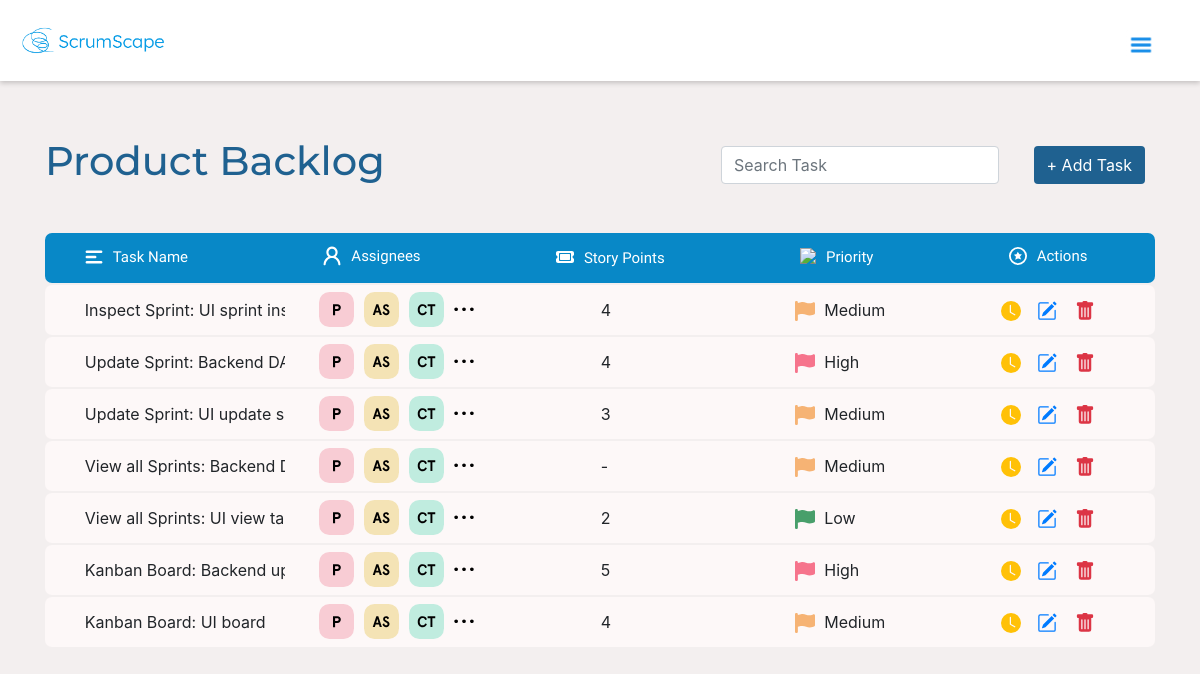
Before: /backlog/index.php (signed in) with the older database file.
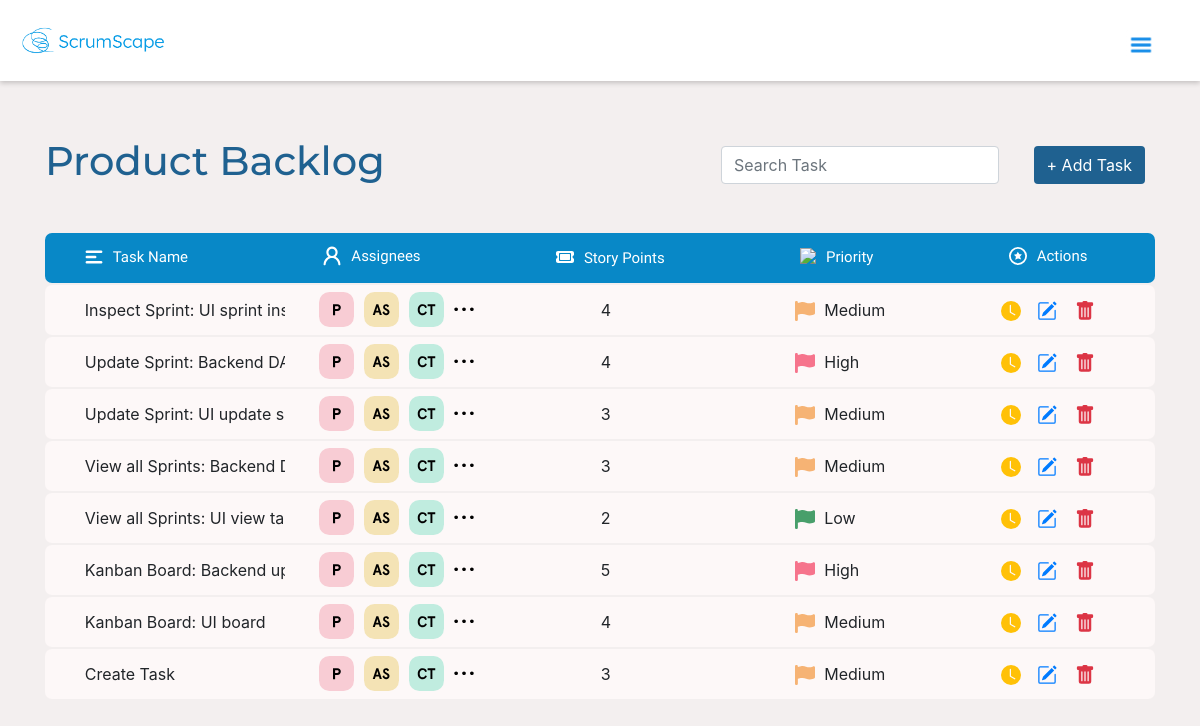
After: the same page with the newer database file.
### tables this page shows
CREATE TABLE `task` (
  `task_id` int(11) NOT NULL,
  `task_no` int(11) NOT NULL,
  `task_name` varchar(255) NOT NULL,
  `description` varchar(255) DEFAULT NULL,
  `story_points` decimal(5,2) NOT NULL,
  `type` enum('Story','Bug') DEFAULT 'Story',
  `priority` enum('Low','Medium','High') NOT NULL,
  `status` enum('Not Started','In Progress','Completed') DEFAULT 'Not Started',
  `created_at` timestamp NOT NULL DEFAULT current_timestamp(),
  `sprint_id` int(11) DEFAULT NULL,
  `completion_date` date DEFAULT NULL
);

### database/connection.php (called while the page is built, shortened)
<?php
$db_hostname = "localhost";
$db_username = "fit2101_project";
$db_password = "fit2101";
$db_name = "fit2101_project";

### database/dao.php (called while the page is built, shortened)
<?php
require_once("connection.php");
class dao
{
    private $_db_handle;
    private function connectDatabase() {
        try {
            global $db_hostname, $db_username, $db_password, $db_name;
            $dsn = "mysql:host=$db_hostname;dbname=$db_name";
            $this->_db_handle = new PDO($dsn, $db_username, $db_password);
        } catch (PDOException $e) {
            $this->_error = $e->getMessage();
        }
    }
    public function getAllTasks() {
        try {
            $this->_query = "SELECT * FROM task  WHERE sprint_id IS NULL";
            $this->_stmt = $this->_db_handle->prepare($this->_query);
            $this->_stmt->execute();
            return $this->_stmt->fetchAll(PDO::FETCH_OBJ);
        } catch (Exception $e) {
            $this->_error = $e->getMessage();
            return null;
        }
    }
}

### backlog/index.php (the view, shortened to what this page needs)
<?php
require_once('../database/dao.php');
$dao = new DAO();
$tasks = $dao->getAllTasks();
?>
<!DOCTYPE html>
<html lang="en">
<head>
    <link rel="stylesheet" href="https://cdn.jsdelivr.net/npm/bootstrap@4.3.1/dist/css/bootstrap.min.css"
>
</head>
<body>
    <?php
    require_once("../dashboard/navbar.php");
        ?>
    <div class="container mb-5">
        <div class="header-search">
            <h1>Product Backlog</h1>
            <input class="form-control search-bar col-sm-3" id="taskSearchInput" type="text" placeholder="Search Task" onkeyup="searchTasks()">
            <a href="create_task.php"> <button type="button" class="btn custom-btn">+ Add Task</button></a>
        </div>
        <table class="table" style="margin-bottom: 0">
            <thead>
            <tr class="table-header">
                <th class="d-flex align-items-center" style="border: none">
                    <h4 class="mb-0"><img src="/assets/task_icon.svg" class="header-icons"/>Task Name</h4>
                </th>
                <th class="d-flex align-items-center" style="border: none">
                    <h4 class="mb-0"><img src="/assets/assignee_icon.svg" class="header-icons"/>Assignees</h4>
                </th>
                <th class="d-flex align-items-center" style="border: none">
                    <h4 class="mb-0"><img src="/assets/storypt_icon.svg" class="header-icons"/>Story Points</h4>
                </th>
                <th class="d-flex align-items-center" style="border: none">
                    <h4 class="mb-0"><img src="/assets/priority_icon.svg" class="header-icons"/>Priority</h4>
                </th>
                <th class="d-flex align-items-center" style="border: none">
                    <h4 class="mb-0"><img src="/assets/actions_task.svg" class="header-icons"/>Actions</h4>
                </th>
            </tr>
            </thead>
            <tbody>
            <?php foreach ($tasks as $task): ?>
            <tr class="custom-row">
                <td class="d-flex align-items-center truncate table-cell task-name" style="border: none;">
                    <?= htmlspecialchars($task->task_name); ?>
                </td>
                <td class="d-flex align-items-center table-cell" style="border: none">
                    <div style="display: flex;  gap: 10px">
                        <img src="/assets/asgn1.svg" style="width: 35px"/>
                        <img src="/assets/asgn2.svg" style="width: 35px"/>
                        <img src="/assets/asgn3.svg" style="width: 35px"/>
                        <img src="/assets/etc.svg" style="width: 20px"/>
                    </div>
                </td>
                <td class="d-flex align-items-center table-cell" style="border: none">
                    <div style="margin-left: 70px;">
                        <?php
                        if ($task->story_points == NULL) {
                            echo '-';
                        }
                        else {
                            echo htmlspecialchars((int)$task->story_points);
                        }
                        ?>
                    </div>
                </td>
                <td class="d-flex align-items-center table-cell " style="border: none;">
                    <div style="margin-left: 52px;">
                        <span style="margin-right: 5px">
                        <?php
                            if($task->priority == "High") {
                        ?>      <img src="/assets/red-f.svg"/>
                        <?php
                            }
                        if($task->priority == "Medium") {
                            ?>      <img src="/assets/yell-f.svg"/>
                            <?php
                        }
                        if($task->priority == "Low") {
                            ?>      <img src="/assets/green-f.svg"/>
                            <?php
                        }
                        ?>
                        </span>
                        <?=htmlspecialchars($task->priority); ?>
                    </div>
                </td>
                <td class="d-flex align-items-center table-cell justify-content-center" style="border: none; gap: 4px">
                    <button type="button" class="btn btn-outline-warning" style="padding:5px;border: none">
                        <svg xmlns="http://www.w3.org/2000/svg" width="20" height="20" fill="currentColor" class="bi bi-clock-fill" viewBox="0 0 16 16">
                            <path d="M16 8A8 8 0 1 1 0 8a8 8 0 0 1 16 0M8 3.5a.5.5 0 0 0-1 0V9a.5.5 0 0 0 .252.434l3.5 2a.5.5 0 0 0 .496-.868L8 8.71z"/>
                        </svg>
                    </button>
                    <a href="update_task.php?id=<?= htmlspecialchars($task->task_id); ?>"">
                        <button type="button" class="btn btn-outline-primary" style="padding:7px; border: none;">
                        </button>
                    </a>
                    <a href="index.php?id=<?= htmlspecialchars($task->task_id); ?>" onclick="return confirm('Are you sure you want to delete this task?');">
                    <button type="button" class="btn btn-outline-danger" style="padding:7px; border: none">
                    </button>
                    </a>
                </td>
            </tr>
            <?php endforeach; ?>
            </tbody>
        </table>
    </div>
</body>
</html>

### dashboard/navbar.php (shortened to what this page needs)
<?php
require_once('../database/dao.php');
?>
<!DOCTYPE html>
<html lang="en">
<head>
    <link rel="stylesheet" href="https://cdn.jsdelivr.net/npm/bootstrap@4.0.0/dist/css/bootstrap.min.css">
</head>
<body>
<nav class="navbar navbar-light bg-white drop-shadow d-flex justify-content-between align-items-center">
    <a class="navbar-brand" href="/dashboard">
        <img src="../assets/logo.png" style="width: 150px;" class="d-inline-block align-top" alt="logo">
    </a>
    <div style="border: none" id="hamburger-btn" class="navbar-toggler mt-2 mr-3" onclick="openNav()">
        <img src="../assets/ham.png" alt="Menu" class="img-fluid navbar-toggle">
    </div>
</nav>
</body>
</html>

### backlog/index.php (style rules this page uses)
body { background-color: #F5F5F5; }
.header-search { display: flex; align-items: center; gap:10px; padding-top: 5%; }
.header-search h1 { font-family: "Montserrat"; color: #1F6190; width: 60%; }
.search-bar { border-radius: 25px; background-color: #E8E8E8; border: 0px; margin-right: 25px; }
.custom-btn { background-color:#1F6190; color:white; }
.table-header { background-color: #0888C7; margin-top: 40px; border-radius: 7px; display: flex; justify-content: space-between; align-items: center; height: 50px; padding-right: 5%; padding-left: 2.5%; }
.table-header h4 { font-family: "Lexend"; font-size:15px; color: white; }
.header-icons { width: 18px; margin-right: 10px; margin-bottom: 3px; }
.custom-row { background-color: #FDF8F8; border-radius: 7px; display: flex; justify-content: space-between; align-items: center; height: 50px; padding-left: 2.5%; margin-top: 2px; }
.custom-row td:first-child { border-top-left-radius: 7px; border-bottom-left-radius: 7px; }
.custom-row td:last-child { border-top-right-radius: 7px; border-bottom-right-radius: 7px; }
.truncate { text-overflow: ellipsis; white-space: nowrap; overflow: hidden; margin-right: 2%; }
.table-cell { flex: 1; }

### dashboard/navbar.php (style rules this page uses)
body { background-color: #F3EFEF; }
.drop-shadow { box-shadow: 0 2px 5px rgba(0, 0, 0, 0.2); }
.navbar-toggler img { width: 30px; height: 30px; }
img { border: none; outline: none; }

Changed rows visible on the page:
changed task "View all Sprints: Backe…": story_points (not shown) → "3"; no longer shows "-"
added task: task_name "Create Task", story_points "3", priority "Medium"
